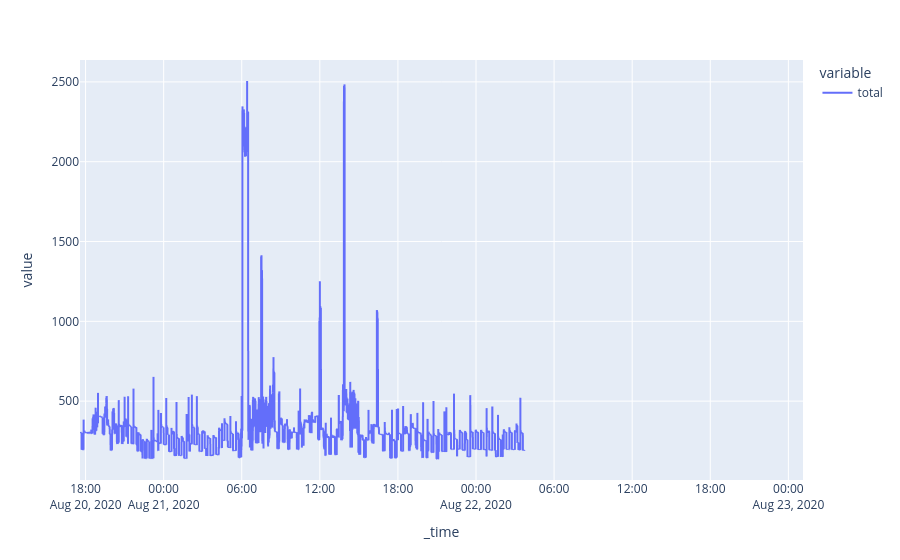

Notebook code cell kept with this figure:
### Code cell
px.line(resampled_data.iloc[200000:220000])

### Figure 1 — Plotly figure (JSON) as saved in the notebook; plotly's stock layout.template omitted (floating-point values rounded to 4 significant figures; data arrays with more than 128 entries replaced by an {"elided": "..."} marker saying what was removed)
{"data": [{"hovertemplate": "variable=total<br>_time=%{x}<br>value=%{y}<extra></extra>", "legendgroup": "total", "line": {"color": "#636efa", "dash": "solid"}, "marker": {"symbol": "circle"}, "mode": "lines", "name": "total", "showlegend": true, "type": "scattergl", "x": {"elided": "20000 str values"}, "xaxis": "x", "y": {"elided": "20000 float values"}, "yaxis": "y"}], "layout": {"legend": {"title": {"text": "variable"}, "tracegroupgap": 0}, "margin": {"t": 60}, "xaxis": {"anchor": "y", "domain": [0, 1], "title": {"text": "_time"}}, "yaxis": {"anchor": "x", "domain": [0, 1], "title": {"text": "value"}}}}
